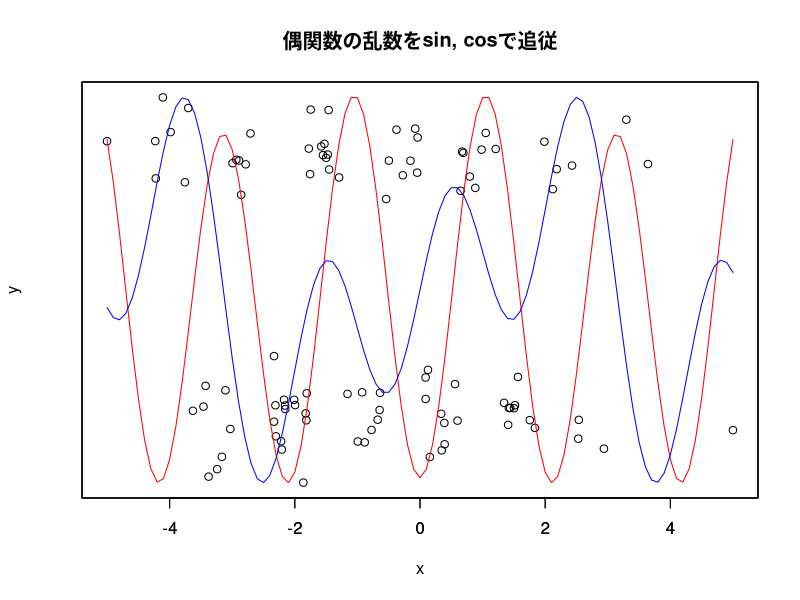
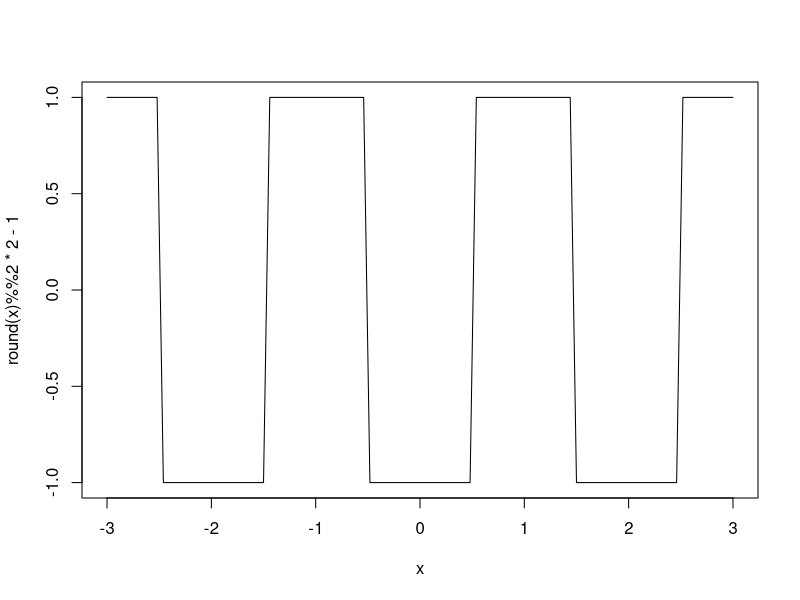

Here is the R script that generated these plots, in order:
# Clear environment
rm(list = ls())

# Setting Japanese font (for MacOSX)
# par(family= "HiraKakuProN-W3")

# Chapter6 e.g.53
# 一般の多項式回帰

# 偶関数に近いデータの作成。
# このコードの場合、テキストの(6.1)式とは違う関数のグラフが出力される。
# しかしながら、こいつの場合の方がcos(x)の当てはまりが良くなっている。
# 恐らく、x = 0周辺の周期が他の部分と同じか異なるかに依るのであろう。
n <- 100
x <- rnorm(n) * pi
y <- round(x) %% 2 * 2 - 1 + rnorm(n) * 0.2
plot(x, y, 
     xaxt = "n", yaxt = "n",
     # ann = FALSE, 
     main = "偶関数の乱数をsin, cosで追従")

# 基底としてcos(x)を使用した場合の多項式回帰。
X <- cbind(1, cos(x), cos(2 * x), cos(3 * x))
beta <- solve(t(X) %*% X) %*% t(X) %*% y
f <- function(x) {
  beta[1] + beta[2] * cos(x) + beta[3] * cos(2 * x) + beta[4] * cos(3 * x)
}
par(new = TRUE)
curve(f(x), -5, 5, col = "red", yaxt = "n", ann = FALSE)

# 基底としてsin(x)を使用した場合の多項式回帰。
X <- cbind(1, sin(x), sin(2 * x), sin(3 * x))
beta <- solve(t(X) %*% X) %*% t(X) %*% y
g <- function(x) {
  beta[1] + beta[2] * sin(x) + beta[3] * sin(2 * x) + beta[4] * sin(3 * x)
}
par(new = TRUE)
curve(g(x), -5, 5, col = "blue", yaxt = "n", ann = FALSE)

# ノイズを除去した元関数のグラフ
curve(round(x) %% 2 * 2 - 1, -3, 3)
